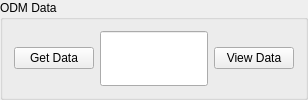
         <widget class="QGroupBox" name="groupBox_4">
          <property name="sizePolicy">
           <sizepolicy hsizetype="Expanding" vsizetype="Fixed">
            <horstretch>0</horstretch>
            <verstretch>0</verstretch>
           </sizepolicy>
          </property>
          <property name="title">
           <string>ODM Data</string>
          </property>
          <layout class="QHBoxLayout" name="horizontalLayout_2">
           <item>
            <widget class="QPushButton" name="pushButton_16">
             <property name="sizePolicy">
              <sizepolicy hsizetype="Minimum" vsizetype="Fixed">
               <horstretch>0</horstretch>
               <verstretch>0</verstretch>
              </sizepolicy>
             </property>
             <property name="statusTip">
              <string>获取数据</string>
             </property>
             <property name="text">
              <string>Get Data</string>
             </property>
            </widget>
           </item>
           <item>
            <widget class="QLineEdit" name="lineEdit_6">
             <property name="sizePolicy">
              <sizepolicy hsizetype="Expanding" vsizetype="Expanding">
               <horstretch>0</horstretch>
               <verstretch>0</verstretch>
              </sizepolicy>
             </property>
            </widget>
           </item>
           <item>
            <widget class="QPushButton" name="pushButton_49">
             <property name="statusTip">
              <string>查看数据</string>
             </property>
             <property name="text">
              <string>View Data</string>
             </property>
            </widget>
           </item>
          </layout>
         </widget>
